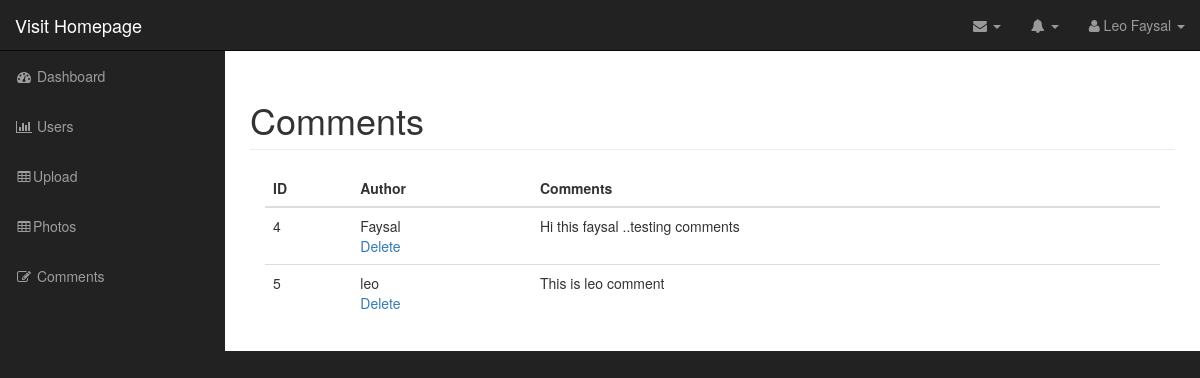
/admin/comment_photo.php?id=18 (signed in), run on the app's committed database.
### tables this page shows
CREATE TABLE `comments` (
  `id` int(11) NOT NULL,
  `photo_id` int(11) NOT NULL,
  `author` varchar(255) NOT NULL,
  `body` varchar(255) NOT NULL
);

### admin/includes/database.php (called while the page is built, shortened)
<?php
class Database {
 public $connection;
 public function open_db_connection(){
  $this->connection= new mysqli(DB_HOST,DB_USER,DB_PASS,DB_NAME);
 }
 public function query($sql){
   $result=$this->connection->query($sql);
   return $result;
 }
public function escape_string($string){
  $escaped_string=$this->connection->real_escape_string($string);
  return $escaped_string;
}
}
$database= new Database();
?>

### admin/includes/comment.php (called while the page is built, shortened)
<?php
class Comment extends Db_object {
  protected static $db_table = "comments";
 public static function find_the_comments($photo_id) {
  global $database;
  $sql = "SELECT * FROM " .self::$db_table;
  $sql .= " WHERE photo_id =" . $database->escape_string($photo_id) ;
  $sql .= " ORDER BY photo_id ASC";
  return self::find_by_query($sql);
 }
}
?>

### admin/includes/db_object.php (called while the page is built, shortened)
<?php
class Db_object {
  public static function find_by_query($sql){
    global $database;
    $result_set=$database->query($sql);
    $the_object_array=array();
    while ($row=mysqli_fetch_array($result_set)){
      $the_object_array[]= static::instantation($row);
    }
    return  $the_object_array;
  }
  public static function instantation($the_record){
    $the_object= new $calling_class ;
    foreach($the_record as $the_attribute=>$value){
      if($the_object->has_the_attribute($the_attribute)){
        $the_object->$the_attribute=$value;
      }
    }
    return $the_object;
  }
  private function has_the_attribute($the_attribute){
    $object_properties=get_object_vars($this);
    return array_key_exists($the_attribute,$object_properties);
  }
}
?>

### admin/comment_photo.php (the view, shortened to what this page needs)
<?php include("includes/header.php"); ?>
<?php
 $comments = Comment::find_the_comments($_GET['id']);
?>
        <nav class="navbar navbar-inverse navbar-fixed-top" role="navigation">
            <?php include("includes/top_nav.php") ?>
        <?php include("includes/side_nav.php")?>
        </nav>
        <div id="page-wrapper">
          <div class="container-fluid">
              <div class="row">
                  <div class="col-lg-12">
                      <h1 class="page-header">
                        Comments
                      </h1>
                      <div class="col-md-12">
                        <table class="table table-hover">
                          <thead>
                            <tr>
                                <th>ID</th>
                                <th>Author</th>
                                <th>Comments</th>
                            </tr>
                          </thead>
                          <tbody>
                        <?php foreach($comments as $comment){ ?>
                            <tr>
                                <td><?php echo $comment->id; ?></td>
                                <td><?php echo $comment->author; ?>
                                  <div class="action_links">
                                    <a href="delete_comment_photo.php?id=<?php echo $comment->id; ?>">Delete</a>
                                  </div>
                                </td>
                                <td><?php echo $comment->body; ?></td>
                            </tr>
                          <?php } ?>
                          </tbody>
                        </table>
                      </div>
                  </div>
              </div>
          </div>
        </div>
  <?php include("includes/footer.php"); ?>

### admin/css/sb-admin.css (style rules this page uses)
body { margin-top: 100px; background-color: #222; }
@media (min-width:768px) { body { margin-top: 50px; } }
#page-wrapper { width: 100%; padding: 0; background-color: #fff; }
@media (min-width:768px) { #page-wrapper { padding: 10px; } }

### data on the page
comments: id "4", author "Faysal", body "Hi this faysal ..testing comments"
comments: id "5", author "leo", body "This is leo comment"
